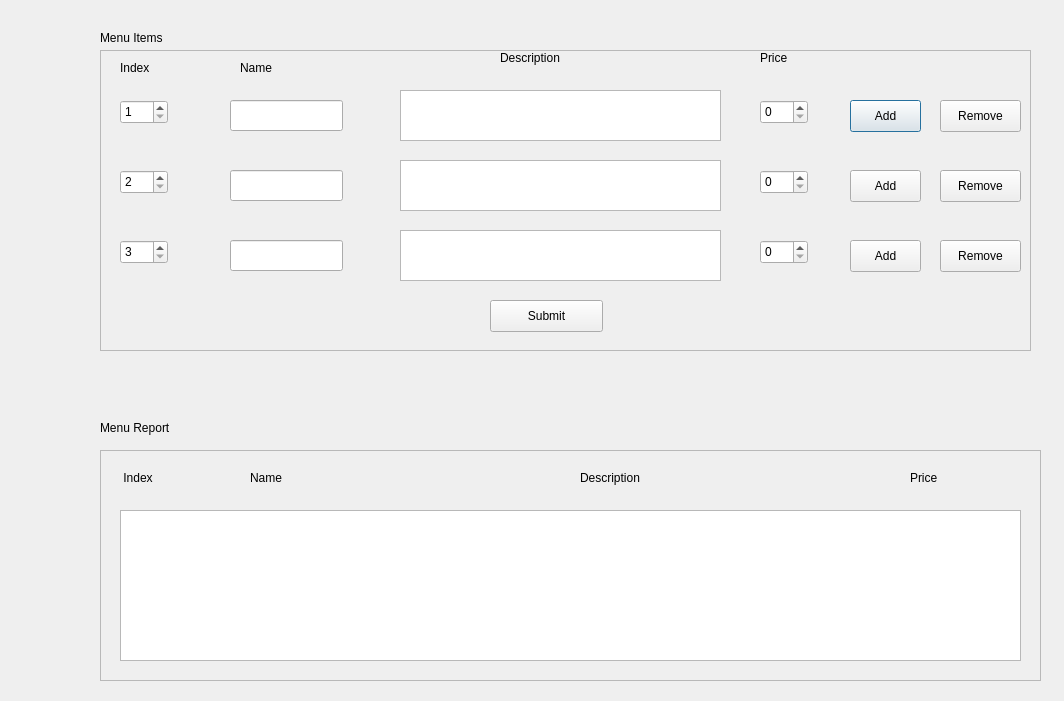
<?xml version="1.0" encoding="UTF-8"?>
<ui version="4.0">
 <class>manageMenu</class>
 <widget class="QDialog" name="manageMenu">
  <property name="geometry">
   <rect>
    <x>0</x>
    <y>0</y>
    <width>1064</width>
    <height>701</height>
   </rect>
  </property>
  <property name="windowTitle">
   <string>Dialog</string>
  </property>
  <property name="toolTip">
   <string>Name of Burger</string>
  </property>
  <property name="inputMethodHints">
   <set>Qt::ImhNone</set>
  </property>
  <widget class="QFrame" name="frame">
   <property name="geometry">
    <rect>
     <x>100</x>
     <y>50</y>
     <width>931</width>
     <height>301</height>
    </rect>
   </property>
   <property name="frameShape">
    <enum>QFrame::StyledPanel</enum>
   </property>
   <property name="frameShadow">
    <enum>QFrame::Raised</enum>
   </property>
   <widget class="QLineEdit" name="lineEdit">
    <property name="geometry">
     <rect>
      <x>130</x>
      <y>50</y>
      <width>113</width>
      <height>31</height>
     </rect>
    </property>
    <property name="text">
     <string extracomment="Name of Burger"/>
    </property>
   </widget>
   <widget class="QPushButton" name="pushButton">
    <property name="geometry">
     <rect>
      <x>750</x>
      <y>50</y>
      <width>71</width>
      <height>32</height>
     </rect>
    </property>
    <property name="text">
     <string>Add</string>
    </property>
   </widget>
   <widget class="QPushButton" name="pushButton_2">
    <property name="geometry">
     <rect>
      <x>840</x>
      <y>50</y>
      <width>81</width>
      <height>32</height>
     </rect>
    </property>
    <property name="text">
     <string>Remove</string>
    </property>
   </widget>
   <widget class="QSpinBox" name="spinBox">
    <property name="geometry">
     <rect>
      <x>20</x>
      <y>50</y>
      <width>48</width>
      <height>24</height>
     </rect>
    </property>
    <property name="minimum">
     <number>1</number>
    </property>
   </widget>
   <widget class="QPushButton" name="pushButton_3">
    <property name="geometry">
     <rect>
      <x>390</x>
      <y>250</y>
      <width>113</width>
      <height>32</height>
     </rect>
    </property>
    <property name="text">
     <string>Submit</string>
    </property>
   </widget>
   <widget class="QLineEdit" name="lineEdit_2">
    <property name="geometry">
     <rect>
      <x>130</x>
      <y>120</y>
      <width>113</width>
      <height>31</height>
     </rect>
    </property>
   </widget>
   <widget class="QSpinBox" name="spinBox_2">
    <property name="geometry">
     <rect>
      <x>20</x>
      <y>120</y>
      <width>48</width>
      <height>24</height>
     </rect>
    </property>
    <property name="minimum">
     <number>2</number>
    </property>
   </widget>
   <widget class="QPushButton" name="pushButton_4">
    <property name="geometry">
     <rect>
      <x>750</x>
      <y>120</y>
      <width>71</width>
      <height>32</height>
     </rect>
    </property>
    <property name="text">
     <string>Add</string>
    </property>
   </widget>
   <widget class="QPushButton" name="pushButton_5">
    <property name="geometry">
     <rect>
      <x>840</x>
      <y>120</y>
      <width>81</width>
      <height>32</height>
     </rect>
    </property>
    <property name="text">
     <string>Remove</string>
    </property>
   </widget>
   <widget class="QSpinBox" name="spinBox_3">
    <property name="geometry">
     <rect>
      <x>660</x>
      <y>50</y>
      <width>48</width>
      <height>24</height>
     </rect>
    </property>
   </widget>
   <widget class="QSpinBox" name="spinBox_4">
    <property name="geometry">
     <rect>
      <x>660</x>
      <y>120</y>
      <width>48</width>
      <height>24</height>
     </rect>
    </property>
   </widget>
   <widget class="QLabel" name="label_11">
    <property name="geometry">
     <rect>
      <x>20</x>
      <y>10</y>
      <width>60</width>
      <height>16</height>
     </rect>
    </property>
    <property name="text">
     <string>Index</string>
    </property>
   </widget>
   <widget class="QLabel" name="label_12">
    <property name="geometry">
     <rect>
      <x>140</x>
      <y>10</y>
      <width>60</width>
      <height>16</height>
     </rect>
    </property>
    <property name="text">
     <string>Name</string>
    </property>
   </widget>
   <widget class="QLabel" name="label_13">
    <property name="geometry">
     <rect>
      <x>400</x>
      <y>0</y>
      <width>121</width>
      <height>16</height>
     </rect>
    </property>
    <property name="text">
     <string>Description</string>
    </property>
   </widget>
   <widget class="QLabel" name="label_14">
    <property name="geometry">
     <rect>
      <x>660</x>
      <y>0</y>
      <width>60</width>
      <height>16</height>
     </rect>
    </property>
    <property name="text">
     <string>Price</string>
    </property>
   </widget>
   <widget class="QLineEdit" name="lineEdit_3">
    <property name="geometry">
     <rect>
      <x>130</x>
      <y>190</y>
      <width>113</width>
      <height>31</height>
     </rect>
    </property>
   </widget>
   <widget class="QSpinBox" name="spinBox_5">
    <property name="geometry">
     <rect>
      <x>660</x>
      <y>190</y>
      <width>48</width>
      <height>24</height>
     </rect>
    </property>
   </widget>
   <widget class="QSpinBox" name="spinBox_7">
    <property name="geometry">
     <rect>
      <x>20</x>
      <y>190</y>
      <width>48</width>
      <height>24</height>
     </rect>
    </property>
    <property name="minimum">
     <number>3</number>
    </property>
   </widget>
   <widget class="QPushButton" name="pushButton_8">
    <property name="geometry">
     <rect>
      <x>750</x>
      <y>190</y>
      <width>71</width>
      <height>32</height>
     </rect>
    </property>
    <property name="text">
     <string>Add</string>
    </property>
   </widget>
   <widget class="QPushButton" name="pushButton_9">
    <property name="geometry">
     <rect>
      <x>840</x>
      <y>190</y>
      <width>81</width>
      <height>32</height>
     </rect>
    </property>
    <property name="text">
     <string>Remove</string>
    </property>
   </widget>
   <widget class="QTextEdit" name="textEdit_2">
    <property name="geometry">
     <rect>
      <x>300</x>
      <y>40</y>
      <width>321</width>
      <height>51</height>
     </rect>
    </property>
   </widget>
   <widget class="QTextEdit" name="textEdit_3">
    <property name="geometry">
     <rect>
      <x>300</x>
      <y>110</y>
      <width>321</width>
      <height>51</height>
     </rect>
    </property>
   </widget>
   <widget class="QTextEdit" name="textEdit_4">
    <property name="geometry">
     <rect>
      <x>300</x>
      <y>180</y>
      <width>321</width>
      <height>51</height>
     </rect>
    </property>
   </widget>
  </widget>
  <widget class="QFrame" name="frame_2">
   <property name="geometry">
    <rect>
     <x>100</x>
     <y>450</y>
     <width>941</width>
     <height>231</height>
    </rect>
   </property>
   <property name="frameShape">
    <enum>QFrame::StyledPanel</enum>
   </property>
   <property name="frameShadow">
    <enum>QFrame::Raised</enum>
   </property>
   <widget class="QLabel" name="label_3">
    <property name="geometry">
     <rect>
      <x>20</x>
      <y>20</y>
      <width>60</width>
      <height>16</height>
     </rect>
    </property>
    <property name="text">
     <string> Index</string>
    </property>
   </widget>
   <widget class="QLabel" name="label_4">
    <property name="geometry">
     <rect>
      <x>150</x>
      <y>20</y>
      <width>60</width>
      <height>16</height>
     </rect>
    </property>
    <property name="text">
     <string>Name</string>
    </property>
   </widget>
   <widget class="QLabel" name="label_5">
    <property name="geometry">
     <rect>
      <x>480</x>
      <y>20</y>
      <width>91</width>
      <height>16</height>
     </rect>
    </property>
    <property name="text">
     <string>Description</string>
    </property>
   </widget>
   <widget class="QLabel" name="label_6">
    <property name="geometry">
     <rect>
      <x>810</x>
      <y>20</y>
      <width>60</width>
      <height>16</height>
     </rect>
    </property>
    <property name="text">
     <string>Price</string>
    </property>
   </widget>
   <widget class="QTextEdit" name="textEdit">
    <property name="geometry">
     <rect>
      <x>20</x>
      <y>60</y>
      <width>901</width>
      <height>151</height>
     </rect>
    </property>
   </widget>
  </widget>
  <widget class="QLabel" name="label">
   <property name="geometry">
    <rect>
     <x>100</x>
     <y>30</y>
     <width>111</width>
     <height>16</height>
    </rect>
   </property>
   <property name="text">
    <string>Menu Items</string>
   </property>
  </widget>
  <widget class="QLabel" name="label_2">
   <property name="geometry">
    <rect>
     <x>100</x>
     <y>420</y>
     <width>101</width>
     <height>16</height>
    </rect>
   </property>
   <property name="text">
    <string>Menu Report</string>
   </property>
  </widget>
 </widget>
 <resources/>
 <connections/>
</ui>
